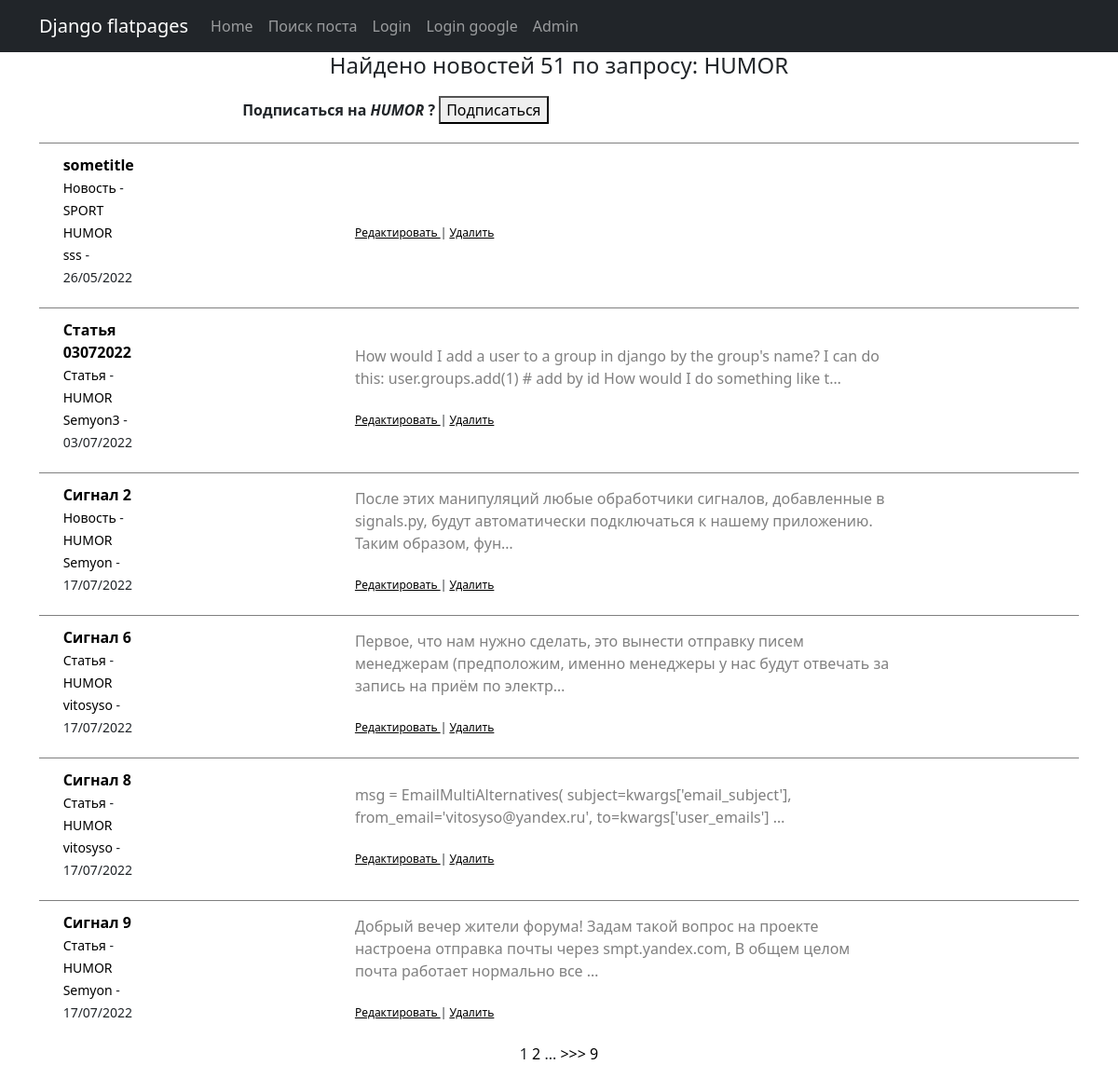
/news/category/4, run on the app's committed database.
### news/models.py (models this page shows, shortened)
class Category(models.Model):
    name = models.CharField(max_length=255, unique=True)
    subscribers = models.ManyToManyField(User, through='CatSub', blank=True)
    def __str__(self):
        return f'{self.name}'

class Post(models.Model):
    author = models.ForeignKey(Author, on_delete=models.CASCADE)
    NEWS = 'NW'
    ARTICLE = 'AR'
    CAT_CHOICES = (
        (NEWS, 'Новость'),
        (ARTICLE, 'Статья'),
    )
    type = models.CharField(max_length=2, choices=CAT_CHOICES, default=ARTICLE)
    date = models.DateTimeField(auto_now_add=True)
    category = models.ManyToManyField(Category, through='PostCategory')
    text = models.TextField(default='')
    title = models.CharField(max_length=255)
    rating = models.SmallIntegerField(default=0)

class Author(models.Model):
    username = models.OneToOneField(User, on_delete=models.CASCADE)
    rating = models.SmallIntegerField(default=0)

### news/views.py (the view)
# urls.py: path('category/<int:pk>', PostCategory.as_view(), name='post_category'),
class PostCategory(ListView):
    model = Post
    ordering = ['-date']
    template_name = 'subcat/filtered.html'
    context_object_name = 'news'
    paginate_by = 6
    def get_queryset(self):
        self.id = resolve(self.request.path_info).kwargs['pk']
        queryset = Post.objects.filter(category=Category.objects.get(id=self.id))
        return queryset
    def get_context_data(self, **kwargs):
        context = super().get_context_data(**kwargs)
        context['filter'] = PostFilter(
            self.request.GET, queryset=self.get_queryset())
        context['name'] = Category.objects.get(id=self.id)
        return context

### news/templatetags/custom_filters.py (called while the page is built)
@register.filter(name='censor') # регистрируем наш фильтр под именем Censor, чтоб django понимал, что это именно фильтр, а не простая функция
def Censor(value): # первый аргумент здесь это то значение, к которому надо применить фильтр, второй аргумент — это аргумент фильтра, т. е. примерно следующее будет в шаблоне value|Censor
    STRONG_WORDS = ["php", "редиска"]
    if not isinstance(value, str):
        raise ValueError('Нельзя цензурировать не строку')
    for word in STRONG_WORDS:
        value = value.replace(word[1:], '*' * (len(word)-1))
    return value

### news/templatetags/custom_tags.py (called while the page is built)
@register.simple_tag(takes_context=True) #сообщаем Django, что для работы тега требуется передать контекст
def url_replace(context, **kwargs):
    d = context['request'].GET.copy() #скопировать все параметры текущего запроса
    for k, v in kwargs.items():
        d[k] = v #по указанным полям устанавливаем новые значения
    return d.urlencode()

### templates/subcat/filtered.html (shortened to what this page needs)
{% extends 'flatpages/default.html' %}
{% load custom_tags %}
{% load custom_filters %}
{% block content %}
<h4>
    Найдено новостей {{filter.qs|length}} по запросу:
    <span> {{ name }} </span>
</h4>
{% if name.id %}
<div class="new2">
  <strong>
    Подписаться на
    <em> {{ name }} </em>?
  </strong>
  <a href="{% url 'subscr_category' name.id %}">
    <button>
      Подписаться
    </button>
  </a>
</div>
{% endif %}
<table>
    {% for new in news %}
    <tr>
        <td class="top">
            <div class="news">
                <strong class="str">
                    <a href="{% url 'new' new.id %}"> {{ new.title|censor }} </a>
                </strong>
                <div class="str">
                    <small>
                        <a href="#"> {{ new.get_type_display }} </a> -
                        {% for category in new.category.all %}
                            <a href="{% url 'post_category' category.id %}"> {{ category }} </a>
                        {% endfor %}
                    </small>
                </div>
                <div class="str">
                    <small>
                        <a href="#"> {{ new.author.username }} </a> - {{ new.date|date:'d/m/Y' }}
                    </small>
                </div>
            </div>
        </td>
        <td class="top">
            <div class="news">
                <div class="grey">
                    {{ new.text|truncatechars:150 }}
                </div>
                <p>
                <div class="str">
                <sub>
                    {% if new.type == 'NEWS' %}
                        <a href="{% url 'new_update' new.id %}"><u> Редактировать </u></a>
                        |
                        <a href="{% url 'new_delete' new.id %}"><u> Удалить </u></a>
                    {% else %}
                        <a href="{% url 'article_update' new.id %}"><u> Редактировать </u></a>
                        |
                        <a href="{% url 'article_delete' new.id %}"><u> Удалить </u></a>
                    {% endif %}
                </sub>
                </div>
            </div>
        </td>
    </tr>
    {% endfor %}
</table>
<div>
{% if is_paginated %}
    {{ page_obj.number }}
    {% if page_obj.has_next %}
        <a href="?{% url_replace page=page_obj.next_page_number %}">{{ page_obj.next_page_number }}</a>
        {% if paginator.num_pages != page_obj.next_page_number %}
            ...
            <a href="?{% url_replace page=page_obj.next_page_number %}">>>></a>
            <a href="?{% url_replace page=page_obj.paginator.num_pages %}">{{ page_obj.paginator.num_pages }}</a>
        {% endif %}
    {% endif %}
{% endif %}
</div>
{% endblock content %}

### templates/subcat/filtered.html (style rules this page uses)
.news { display: inline-block; margin: 0 10px 10px 0; padding: 10px 0; width: 60%; }
.new2 { display: inline-block; margin: 0 10px 10px 0; padding: 10px 0; width: 60%; text-align: left; }
.str { display: block; text-align: left; }
.grey { color: grey; text-align: left; }
A { text-decoration: none; color: black; }
.top { border-top:1px solid grey; }

### data on the page
Category: name "HUMOR"
Post: title|censor "sometitle", type "Новость", author.username "sss", date "26/05/2022", shows "Редактировать"
Category: name "SPORT"
Post: title|censor "Статья 03072022", type "Статья", author.username "Semyon3", date "03/07/2022", text "How would I add a user to a group in django by the group's name? I can do this: user.groups.add(1) # add by id How would I do something like t…", shows "Редактировать"
Post: title|censor "Сигнал 2", type "Новость", author.username "Semyon", date "17/07/2022", text "После этих манипуляций любые обработчики сигналов, добавленные в signals.py, будут автоматически подключаться к нашему приложению. Таким образом, фун…", shows "Редактировать"
Post: title|censor "Сигнал 6", type "Статья", author.username "vitosyso", date "17/07/2022", text "Первое, что нам нужно сделать, это вынести отправку писем менеджерам (предположим, именно менеджеры у нас будут отвечать за запись на приём по электр…", shows "Редактировать"
Post: title|censor "Сигнал 8", type "Статья", author.username "vitosyso", date "17/07/2022", text "msg = EmailMultiAlternatives( subject=kwargs['email_subject'], from_email='vitosyso@yandex.ru', to=kwargs['user_emails'] …", shows "Редактировать"
Post: title|censor "Сигнал 9", type "Статья", author.username "Semyon", date "17/07/2022", text "Добрый вечер жители форума! Задам такой вопрос на проекте настроена отправка почты через smpt.yandex.com, В общем целом почта работает нормально все …", shows "Редактировать"

### other printed values
{{ filter.qs|length }} "51"
{{ page_obj.number }} "1"
{{ page_obj.next_page_number }} "2"
{{ page_obj.paginator.num_pages }} "9"
